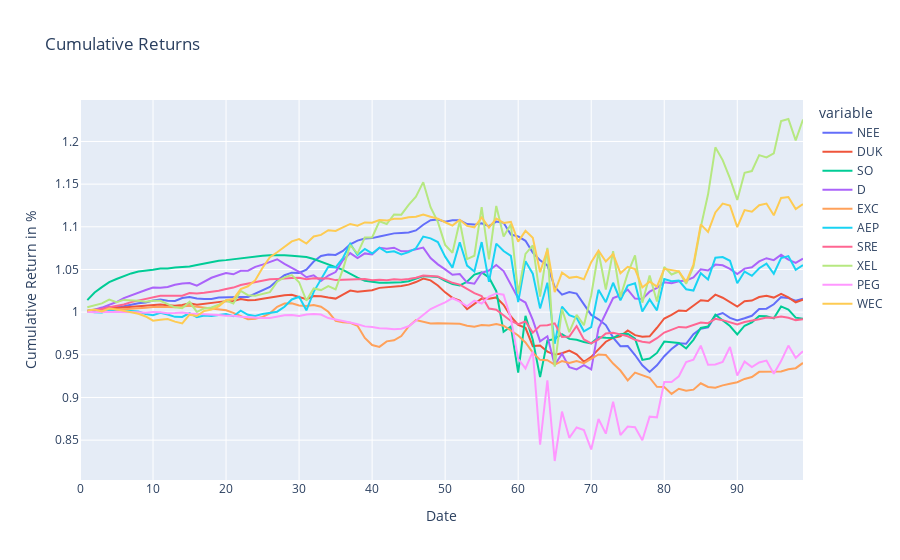

The notebook cell saved with this chart:
### Code cell
dfNEE = pd.DataFrame(test_resultNEE,
                  columns = ['NEE'])
dfDUK = pd.DataFrame(test_resultDUK,
                  columns = ['DUK'])
dfSO = pd.DataFrame(test_resultSO,
                  columns = ['SO'])
dfD = pd.DataFrame(test_resultD,
                  columns = ['D'])
dfEXC = pd.DataFrame(test_resultEXC,
                  columns = ['EXC'])
dfAEP = pd.DataFrame(test_resultAEP,
                  columns = ['AEP'])
dfSRE = pd.DataFrame(test_resultSRE,
                  columns = ['SRE'])
dfXEL = pd.DataFrame(test_resultXEL,
                  columns = ['XEL'])
dfPEG = pd.DataFrame(test_resultPEG,
                  columns = ['PEG'])
dfWEC = pd.DataFrame(test_resultWEC,
                  columns = ['WEC'])
#---------------------------------------------------------------------------------------------#

TEST_pred6 = pd.concat([dfNEE,dfDUK,dfSO,dfD,dfEXC,dfAEP,dfSRE,dfXEL,dfPEG,dfWEC], axis=1)
#---------------------------------------------------------------------------------------------#

NEE_daily_returns = TEST_pred6['NEE'].pct_change()
DUK_daily_returns = TEST_pred6['DUK'].pct_change()

SO_daily_returns = TEST_pred6['SO'].pct_change()
D_daily_returns = TEST_pred6['D'].pct_change()

EXC_daily_returns = TEST_pred6['EXC'].pct_change()
AEP_daily_returns = TEST_pred6['AEP'].pct_change()

SRE_daily_returns = TEST_pred6['SRE'].pct_change()
XEL_daily_returns = TEST_pred6['XEL'].pct_change()

PEG_daily_returns = TEST_pred6['PEG'].pct_change()
WEC_daily_returns = TEST_pred6['WEC'].pct_change()
#---------------------------------------------------------------------------------------------#
dfNEEreturn = NEE_daily_returns.to_frame()
dfDUKreturn = DUK_daily_returns.to_frame()

dfSOreturn = SO_daily_returns.to_frame()
dfDreturn = D_daily_returns.to_frame()

dfEXCreturn = EXC_daily_returns.to_frame()
dfAEPreturn = AEP_daily_returns.to_frame()

dfSREreturn = SRE_daily_returns.to_frame()
dfXELreturn = XEL_daily_returns.to_frame()

dfPEGreturn = PEG_daily_returns.to_frame()
dfWECreturn = WEC_daily_returns.to_frame()
#---------------------------------------------------------------------------------------------#
TESTDailyReturn_pred6 = pd.concat([dfNEEreturn,
                             dfDUKreturn,
                             dfSOreturn,
                             dfDreturn,
                             dfEXCreturn,
                             dfAEPreturn,
                             dfSREreturn,
                             dfXELreturn,
                             dfPEGreturn,
                             dfWECreturn], axis=1)
#---------------------------------------------------------------------------------------------#


NEE_cum_returns = (NEE_daily_returns + 1).cumprod()
DUK_cum_returns = (DUK_daily_returns + 1).cumprod()

SO_cum_returns = (SO_daily_returns + 1).cumprod()
D_cum_returns = (D_daily_returns + 1).cumprod()

EXC_cum_returns = (EXC_daily_returns + 1).cumprod()
AEP_cum_returns = (AEP_daily_returns + 1).cumprod()

SRE_cum_returns = (SRE_daily_returns + 1).cumprod()
XEL_cum_returns = (XEL_daily_returns + 1).cumprod()

PEG_cum_returns = (PEG_daily_returns + 1).cumprod()
WEC_cum_returns = (WEC_daily_returns + 1).cumprod()
#---------------------------------------------------------------------------------------------#

dfNEECUM = NEE_cum_returns.to_frame()
dfDUKCUM = DUK_cum_returns.to_frame()

dfSOCUM = SO_cum_returns.to_frame()
dfDCUM = D_cum_returns.to_frame()

dfEXCCUM = EXC_cum_returns.to_frame()
dfAEPCUM = AEP_cum_returns.to_frame()

dfSRECUM = SRE_cum_returns.to_frame()
dfXELCUM = XEL_cum_returns.to_frame()

dfPEGCUM = PEG_cum_returns.to_frame()
dfWECCUM = WEC_cum_returns.to_frame()

#---------------------------------------------------------------------------------------------#
TESTCUM_pred6 = pd.concat([dfNEECUM,dfDUKCUM,dfSOCUM,dfDCUM,dfEXCCUM,dfAEPCUM,dfSRECUM,dfXELCUM,dfPEGCUM,dfWECCUM], axis=1)
#---------------------------------------------------------------------------------------------#

atx_comps_returns_pred6 = TESTDailyReturn_pred6
atx_comps_rets_cumprod_pred6 = TESTCUM_pred6

#---------------------------------------------------------------------------------------------#

fig = px.line(atx_comps_rets_cumprod_pred6, x=atx_comps_rets_cumprod_pred6.index, y=atx_comps_rets_cumprod_pred6.columns, title='Cumulative Returns')
######
fig.update_xaxes(title_text='Date')
fig.update_yaxes(title_text='Cumulative Return in %')

fig.show()
#---------------------------------------------------------------------------------------------#


mu = expected_returns.ema_historical_return(atx_comps_returns_pred6, returns_data = True, span = 500)
Sigma = risk_models.exp_cov(atx_comps_returns_pred6, returns_data = True, span = 180)


ret_ef = np.arange(0, mu.max(), 0.01)
vol_ef = []
for i in np.arange(0, mu.max(), 0.01):
    ef_pred6 = EfficientFrontier(mu, Sigma)
    ef_pred6.efficient_return(i)
    vol_ef.append(ef_pred6.portfolio_performance()[1])

ef_pred6 = EfficientFrontier(mu, Sigma)
ef_pred6.min_volatility()
min_vol_ret = ef_pred6.portfolio_performance()[0]
min_vol_vol = ef_pred6.portfolio_performance()[1]

ef_pred6.max_sharpe(risk_free_rate=0.009)
max_sharpe_ret = ef_pred6.portfolio_performance()[0]
max_sharpe_vol = ef_pred6.portfolio_performance()[1]


portfolioREAL_Pred6 = pd.concat([closeNEE,
                   closeDUK,
                   closeSO,
                   closeD,
                   closeEXC,
                   closeAEP,
                   closeSRE,
                   closeXEL,
                   closePEG,
                   closeWEC,
                      ], axis=1)

### Figure 1 — Plotly figure (JSON) as saved in the notebook; plotly's stock layout.template omitted (floating-point values rounded to 4 significant figures)
{"data": [{"hovertemplate": "variable=NEE<br>index=%{x}<br>value=%{y}<extra></extra>", "legendgroup": "NEE", "line": {"color": "#636efa", "dash": "solid"}, "mode": "lines", "name": "NEE", "orientation": "v", "showlegend": true, "type": "scatter", "x": [0, 1, 2, 3, 4, 5, 6, 7, 8, 9, 10, 11, 12, 13, 14, 15, 16, 17, 18, 19, 20, 21, 22, 23, 24, 25, 26, 27, 28, 29, 30, 31, 32, 33, 34, 35, 36, 37, 38, 39, 40, 41, 42, 43, 44, 45, 46, 47, 48, 49, 50, 51, 52, 53, 54, 55, 56, 57, 58, 59, 60, 61, 62, 63, 64, 65, 66, 67, 68, 69, 70, 71, 72, 73, 74, 75, 76, 77, 78, 79, 80, 81, 82, 83, 84, 85, 86, 87, 88, 89, 90, 91, 92, 93, 94, 95, 96, 97, 98, 99], "xaxis": "x", "y": [null, 1.002, 1.003, 1.004, 1.006, 1.006, 1.007, 1.009, 1.01, 1.011, 1.014, 1.015, 1.013, 1.013, 1.017, 1.018, 1.016, 1.016, 1.015, 1.017, 1.017, 1.017, 1.018, 1.018, 1.021, 1.025, 1.03, 1.037, 1.043, 1.046, 1.046, 1.05, 1.059, 1.066, 1.067, 1.067, 1.072, 1.08, 1.084, 1.086, 1.087, 1.089, 1.09, 1.092, 1.093, 1.093, 1.096, 1.102, 1.108, 1.108, 1.106, 1.108, 1.108, 1.103, 1.103, 1.104, 1.101, 1.106, 1.105, 1.091, 1.089, 1.084, 1.07, 1.061, 1.055, 1.029, 1.02, 1.024, 1.022, 1.01, 0.9968, 0.9916, 0.9848, 0.9701, 0.9601, 0.9602, 0.9497, 0.9377, 0.9299, 0.9376, 0.9483, 0.9568, 0.9634, 0.9629, 0.9741, 0.9806, 0.9823, 0.9959, 0.999, 0.9933, 0.9903, 0.9928, 0.9957, 1.004, 1.004, 1.009, 1.018, 1.016, 1.014, 1.016], "yaxis": "y"}, {"hovertemplate": "variable=DUK<br>index=%{x}<br>value=%{y}<extra></extra>", "legendgroup": "DUK", "line": {"color": "#EF553B", "dash": "solid"}, "mode": "lines", "name": "DUK", "orientation": "v", "showlegend": true, "type": "scatter", "x": [0, 1, 2, 3, 4, 5, 6, 7, 8, 9, 10, 11, 12, 13, 14, 15, 16, 17, 18, 19, 20, 21, 22, 23, 24, 25, 26, 27, 28, 29, 30, 31, 32, 33, 34, 35, 36, 37, 38, 39, 40, 41, 42, 43, 44, 45, 46, 47, 48, 49, 50, 51, 52, 53, 54, 55, 56, 57, 58, 59, 60, 61, 62, 63, 64, 65, 66, 67, 68, 69, 70, 71, 72, 73, 74, 75, 76, 77, 78, 79, 80, 81, 82, 83, 84, 85, 86, 87, 88, 89, 90, 91, 92, 93, 94, 95, 96, 97, 98, 99], "xaxis": "x", "y": [null, 1.001, 1.002, 1.003, 1.005, 1.005, 1.006, 1.006, 1.007, 1.007, 1.008, 1.009, 1.008, 1.008, 1.008, 1.01, 1.009, 1.01, 1.011, 1.012, 1.013, 1.013, 1.015, 1.014, 1.014, 1.016, 1.017, 1.019, 1.02, 1.02, 1.017, 1.015, 1.019, 1.019, 1.017, 1.016, 1.021, 1.025, 1.024, 1.025, 1.026, 1.028, 1.029, 1.03, 1.031, 1.032, 1.035, 1.039, 1.037, 1.031, 1.023, 1.017, 1.013, 1.003, 1.01, 1.016, 1.016, 1.017, 1.009, 0.995, 0.9849, 0.9816, 0.9602, 0.9609, 0.9537, 0.9502, 0.9519, 0.9549, 0.9506, 0.9418, 0.9476, 0.9568, 0.9653, 0.9698, 0.9718, 0.9786, 0.973, 0.9711, 0.9717, 0.9817, 0.9925, 0.9969, 1.002, 1.001, 1.008, 1.014, 1.013, 1.02, 1.017, 1.012, 1.006, 1.013, 1.014, 1.018, 1.019, 1.017, 1.022, 1.017, 1.012, 1.015], "yaxis": "y"}, {"hovertemplate": "variable=SO<br>index=%{x}<br>value=%{y}<extra></extra>", "legendgroup": "SO", "line": {"color": "#00cc96", "dash": "solid"}, "mode": "lines", "name": "SO", "orientation": "v", "showlegend": true, "type": "scatter", "x": [0, 1, 2, 3, 4, 5, 6, 7, 8, 9, 10, 11, 12, 13, 14, 15, 16, 17, 18, 19, 20, 21, 22, 23, 24, 25, 26, 27, 28, 29, 30, 31, 32, 33, 34, 35, 36, 37, 38, 39, 40, 41, 42, 43, 44, 45, 46, 47, 48, 49, 50, 51, 52, 53, 54, 55, 56, 57, 58, 59, 60, 61, 62, 63, 64, 65, 66, 67, 68, 69, 70, 71, 72, 73, 74, 75, 76, 77, 78, 79, 80, 81, 82, 83, 84, 85, 86, 87, 88, 89, 90, 91, 92, 93, 94, 95, 96, 97, 98, 99], "xaxis": "x", "y": [null, 1.014, 1.023, 1.029, 1.035, 1.039, 1.042, 1.045, 1.047, 1.048, 1.05, 1.051, 1.051, 1.052, 1.053, 1.053, 1.055, 1.057, 1.059, 1.06, 1.061, 1.062, 1.063, 1.064, 1.065, 1.066, 1.067, 1.067, 1.067, 1.066, 1.065, 1.065, 1.062, 1.059, 1.056, 1.053, 1.05, 1.045, 1.04, 1.037, 1.035, 1.034, 1.034, 1.034, 1.035, 1.036, 1.039, 1.042, 1.042, 1.041, 1.037, 1.033, 1.031, 1.036, 1.044, 1.047, 1.041, 1.025, 0.977, 0.9832, 0.929, 0.9956, 0.9676, 0.9238, 0.9666, 0.9687, 0.9742, 0.9686, 0.9675, 0.965, 0.9634, 0.9706, 0.97, 0.9696, 0.9745, 0.9748, 0.9689, 0.944, 0.9456, 0.9522, 0.9654, 0.9645, 0.9639, 0.9574, 0.9676, 0.9815, 0.9831, 0.9971, 0.9906, 0.9838, 0.9738, 0.9841, 0.988, 0.9955, 0.9951, 0.9927, 1.007, 1.003, 0.9935, 0.9922], "yaxis": "y"}, {"hovertemplate": "variable=D<br>index=%{x}<br>value=%{y}<extra></extra>", "legendgroup": "D", "line": {"color": "#ab63fa", "dash": "solid"}, "mode": "lines", "name": "D", "orientation": "v", "showlegend": true, "type": "scatter", "x": [0, 1, 2, 3, 4, 5, 6, 7, 8, 9, 10, 11, 12, 13, 14, 15, 16, 17, 18, 19, 20, 21, 22, 23, 24, 25, 26, 27, 28, 29, 30, 31, 32, 33, 34, 35, 36, 37, 38, 39, 40, 41, 42, 43, 44, 45, 46, 47, 48, 49, 50, 51, 52, 53, 54, 55, 56, 57, 58, 59, 60, 61, 62, 63, 64, 65, 66, 67, 68, 69, 70, 71, 72, 73, 74, 75, 76, 77, 78, 79, 80, 81, 82, 83, 84, 85, 86, 87, 88, 89, 90, 91, 92, 93, 94, 95, 96, 97, 98, 99], "xaxis": "x", "y": [null, 1.001, 1.003, 1.005, 1.009, 1.012, 1.016, 1.02, 1.023, 1.026, 1.029, 1.029, 1.029, 1.032, 1.034, 1.034, 1.031, 1.036, 1.04, 1.043, 1.046, 1.044, 1.048, 1.049, 1.053, 1.056, 1.059, 1.062, 1.057, 1.052, 1.047, 1.041, 1.043, 1.036, 1.043, 1.047, 1.061, 1.069, 1.063, 1.069, 1.068, 1.075, 1.074, 1.076, 1.071, 1.072, 1.073, 1.076, 1.063, 1.056, 1.05, 1.044, 1.045, 1.035, 1.033, 1.046, 1.049, 1.055, 1.048, 1.032, 1.016, 1.011, 0.991, 0.9657, 0.9717, 0.9381, 0.9512, 0.9354, 0.933, 0.9378, 0.9329, 0.981, 0.9981, 1.016, 1.02, 1.026, 1.016, 1.015, 1.024, 1.029, 1.035, 1.034, 1.036, 1.037, 1.041, 1.05, 1.049, 1.056, 1.055, 1.051, 1.045, 1.051, 1.053, 1.059, 1.063, 1.061, 1.067, 1.062, 1.058, 1.063], "yaxis": "y"}, {"hovertemplate": "variable=EXC<br>index=%{x}<br>value=%{y}<extra></extra>", "legendgroup": "EXC", "line": {"color": "#FFA15A", "dash": "solid"}, "mode": "lines", "name": "EXC", "orientation": "v", "showlegend": true, "type": "scatter", "x": [0, 1, 2, 3, 4, 5, 6, 7, 8, 9, 10, 11, 12, 13, 14, 15, 16, 17, 18, 19, 20, 21, 22, 23, 24, 25, 26, 27, 28, 29, 30, 31, 32, 33, 34, 35, 36, 37, 38, 39, 40, 41, 42, 43, 44, 45, 46, 47, 48, 49, 50, 51, 52, 53, 54, 55, 56, 57, 58, 59, 60, 61, 62, 63, 64, 65, 66, 67, 68, 69, 70, 71, 72, 73, 74, 75, 76, 77, 78, 79, 80, 81, 82, 83, 84, 85, 86, 87, 88, 89, 90, 91, 92, 93, 94, 95, 96, 97, 98, 99], "xaxis": "x", "y": [null, 1.001, 1.001, 1.002, 1.003, 1.003, 1.003, 1.004, 1.004, 1.005, 1.006, 1.006, 1.006, 1.006, 1.007, 1.008, 1.006, 1.005, 1.004, 1.003, 1.002, 0.9992, 0.9958, 0.9917, 0.9922, 0.9945, 0.9986, 1.006, 1.01, 1.01, 1.008, 1.007, 1.008, 1.006, 1.0, 0.9897, 0.9882, 0.9875, 0.9841, 0.9698, 0.9614, 0.9593, 0.9658, 0.967, 0.9721, 0.9832, 0.9907, 0.9889, 0.9867, 0.987, 0.9865, 0.9861, 0.9864, 0.984, 0.983, 0.9848, 0.9844, 0.9861, 0.9841, 0.9785, 0.9727, 0.9645, 0.9526, 0.9441, 0.9437, 0.9384, 0.9427, 0.9405, 0.9428, 0.9403, 0.945, 0.9504, 0.9498, 0.9397, 0.9316, 0.92, 0.9291, 0.9258, 0.9231, 0.9125, 0.9123, 0.9042, 0.9102, 0.9078, 0.9091, 0.9167, 0.9123, 0.9114, 0.9142, 0.916, 0.9179, 0.9217, 0.9239, 0.9301, 0.9303, 0.9297, 0.9304, 0.933, 0.9343, 0.9405], "yaxis": "y"}, {"hovertemplate": "variable=AEP<br>index=%{x}<br>value=%{y}<extra></extra>", "legendgroup": "AEP", "line": {"color": "#19d3f3", "dash": "solid"}, "mode": "lines", "name": "AEP", "orientation": "v", "showlegend": true, "type": "scatter", "x": [0, 1, 2, 3, 4, 5, 6, 7, 8, 9, 10, 11, 12, 13, 14, 15, 16, 17, 18, 19, 20, 21, 22, 23, 24, 25, 26, 27, 28, 29, 30, 31, 32, 33, 34, 35, 36, 37, 38, 39, 40, 41, 42, 43, 44, 45, 46, 47, 48, 49, 50, 51, 52, 53, 54, 55, 56, 57, 58, 59, 60, 61, 62, 63, 64, 65, 66, 67, 68, 69, 70, 71, 72, 73, 74, 75, 76, 77, 78, 79, 80, 81, 82, 83, 84, 85, 86, 87, 88, 89, 90, 91, 92, 93, 94, 95, 96, 97, 98, 99], "xaxis": "x", "y": [null, 1.001, 1.0, 0.9997, 1.002, 1.0, 1.001, 1.001, 1.001, 0.9978, 0.9964, 0.9993, 0.9973, 0.9945, 0.9944, 0.9989, 0.9941, 0.9959, 0.9956, 0.9965, 0.9979, 0.9952, 1.002, 0.9969, 0.9956, 0.9979, 0.9997, 1.001, 1.006, 1.015, 1.018, 1.002, 1.024, 1.038, 1.053, 1.052, 1.063, 1.08, 1.067, 1.074, 1.069, 1.075, 1.07, 1.071, 1.068, 1.07, 1.075, 1.089, 1.086, 1.082, 1.065, 1.052, 1.082, 1.055, 1.048, 1.082, 1.035, 1.08, 1.072, 1.066, 1.012, 1.06, 1.045, 1.004, 1.034, 0.963, 1.007, 0.9965, 0.9935, 0.9775, 0.9824, 1.026, 1.012, 1.034, 1.014, 1.031, 1.034, 1.001, 1.015, 1.002, 1.039, 1.036, 1.037, 1.027, 1.025, 1.046, 1.038, 1.064, 1.065, 1.06, 1.034, 1.048, 1.043, 1.051, 1.057, 1.045, 1.063, 1.066, 1.05, 1.055], "yaxis": "y"}, {"hovertemplate": "variable=SRE<br>index=%{x}<br>value=%{y}<extra></extra>", "legendgroup": "SRE", "line": {"color": "#FF6692", "dash": "solid"}, "mode": "lines", "name": "SRE", "orientation": "v", "showlegend": true, "type": "scatter", "x": [0, 1, 2, 3, 4, 5, 6, 7, 8, 9, 10, 11, 12, 13, 14, 15, 16, 17, 18, 19, 20, 21, 22, 23, 24, 25, 26, 27, 28, 29, 30, 31, 32, 33, 34, 35, 36, 37, 38, 39, 40, 41, 42, 43, 44, 45, 46, 47, 48, 49, 50, 51, 52, 53, 54, 55, 56, 57, 58, 59, 60, 61, 62, 63, 64, 65, 66, 67, 68, 69, 70, 71, 72, 73, 74, 75, 76, 77, 78, 79, 80, 81, 82, 83, 84, 85, 86, 87, 88, 89, 90, 91, 92, 93, 94, 95, 96, 97, 98, 99], "xaxis": "x", "y": [null, 1.001, 1.002, 1.004, 1.006, 1.007, 1.009, 1.012, 1.014, 1.015, 1.017, 1.019, 1.019, 1.019, 1.019, 1.022, 1.022, 1.023, 1.024, 1.025, 1.027, 1.029, 1.032, 1.033, 1.035, 1.037, 1.038, 1.039, 1.04, 1.04, 1.04, 1.039, 1.04, 1.039, 1.04, 1.038, 1.038, 1.039, 1.039, 1.039, 1.037, 1.038, 1.038, 1.038, 1.038, 1.039, 1.04, 1.043, 1.043, 1.042, 1.038, 1.034, 1.032, 1.027, 1.022, 1.019, 1.004, 1.003, 0.9963, 0.9897, 0.9858, 0.989, 0.976, 0.9842, 0.9846, 0.9869, 0.9709, 0.9714, 0.9837, 0.968, 0.9635, 0.968, 0.975, 0.9759, 0.974, 0.9717, 0.9675, 0.9653, 0.9643, 0.9694, 0.9761, 0.9797, 0.9827, 0.982, 0.9847, 0.9878, 0.9871, 0.9921, 0.9906, 0.9878, 0.9856, 0.9884, 0.9898, 0.9917, 0.9936, 0.9934, 0.995, 0.9934, 0.9907, 0.9918], "yaxis": "y"}, {"hovertemplate": "variable=XEL<br>index=%{x}<br>value=%{y}<extra></extra>", "legendgroup": "XEL", "line": {"color": "#B6E880", "dash": "solid"}, "mode": "lines", "name": "XEL", "orientation": "v", "showlegend": true, "type": "scatter", "x": [0, 1, 2, 3, 4, 5, 6, 7, 8, 9, 10, 11, 12, 13, 14, 15, 16, 17, 18, 19, 20, 21, 22, 23, 24, 25, 26, 27, 28, 29, 30, 31, 32, 33, 34, 35, 36, 37, 38, 39, 40, 41, 42, 43, 44, 45, 46, 47, 48, 49, 50, 51, 52, 53, 54, 55, 56, 57, 58, 59, 60, 61, 62, 63, 64, 65, 66, 67, 68, 69, 70, 71, 72, 73, 74, 75, 76, 77, 78, 79, 80, 81, 82, 83, 84, 85, 86, 87, 88, 89, 90, 91, 92, 93, 94, 95, 96, 97, 98, 99], "xaxis": "x", "y": [null, 1.006, 1.008, 1.01, 1.015, 1.012, 1.014, 1.014, 1.013, 1.012, 1.013, 1.013, 1.01, 1.006, 1.005, 1.012, 1.0, 1.004, 1.005, 1.009, 1.014, 1.01, 1.025, 1.02, 1.019, 1.021, 1.023, 1.036, 1.041, 1.043, 1.035, 1.013, 1.028, 1.026, 1.031, 1.027, 1.05, 1.078, 1.069, 1.087, 1.087, 1.106, 1.103, 1.115, 1.114, 1.126, 1.135, 1.152, 1.123, 1.106, 1.079, 1.07, 1.106, 1.062, 1.066, 1.123, 1.062, 1.124, 1.089, 1.103, 1.022, 1.068, 1.078, 1.018, 1.075, 0.9361, 1.004, 0.9765, 0.9968, 0.9847, 1.02, 1.07, 1.027, 1.071, 1.018, 1.045, 1.066, 1.011, 1.043, 1.012, 1.053, 1.044, 1.048, 1.033, 1.053, 1.1, 1.138, 1.193, 1.178, 1.157, 1.132, 1.163, 1.165, 1.184, 1.181, 1.186, 1.224, 1.226, 1.201, 1.226], "yaxis": "y"}, {"hovertemplate": "variable=PEG<br>index=%{x}<br>value=%{y}<extra></extra>", "legendgroup": "PEG", "line": {"color": "#FF97FF", "dash": "solid"}, "mode": "lines", "name": "PEG", "orientation": "v", "showlegend": true, "type": "scatter", "x": [0, 1, 2, 3, 4, 5, 6, 7, 8, 9, 10, 11, 12, 13, 14, 15, 16, 17, 18, 19, 20, 21, 22, 23, 24, 25, 26, 27, 28, 29, 30, 31, 32, 33, 34, 35, 36, 37, 38, 39, 40, 41, 42, 43, 44, 45, 46, 47, 48, 49, 50, 51, 52, 53, 54, 55, 56, 57, 58, 59, 60, 61, 62, 63, 64, 65, 66, 67, 68, 69, 70, 71, 72, 73, 74, 75, 76, 77, 78, 79, 80, 81, 82, 83, 84, 85, 86, 87, 88, 89, 90, 91, 92, 93, 94, 95, 96, 97, 98, 99], "xaxis": "x", "y": [null, 1.001, 0.9999, 1.001, 1.0, 0.9999, 1.0, 1.0, 0.9997, 0.9994, 1.0, 0.9998, 0.9987, 0.9989, 0.9996, 0.9983, 0.998, 0.997, 0.997, 0.9966, 0.9956, 0.9956, 0.9947, 0.9939, 0.9937, 0.9931, 0.9931, 0.995, 0.9964, 0.9967, 0.9956, 0.9973, 0.9978, 0.9971, 0.993, 0.9915, 0.99, 0.9879, 0.9858, 0.9833, 0.9824, 0.9811, 0.9809, 0.9799, 0.9806, 0.9834, 0.9899, 0.997, 1.004, 1.008, 1.011, 1.016, 1.012, 1.007, 1.014, 1.01, 1.018, 1.022, 1.02, 0.9926, 0.9452, 0.934, 0.9537, 0.8447, 0.9202, 0.8256, 0.8834, 0.8527, 0.8648, 0.8617, 0.839, 0.8747, 0.8576, 0.8949, 0.8559, 0.8659, 0.8651, 0.8499, 0.8775, 0.8767, 0.9181, 0.9181, 0.9248, 0.9414, 0.9444, 0.9607, 0.9384, 0.9387, 0.9417, 0.9591, 0.9258, 0.942, 0.9356, 0.9411, 0.9433, 0.9278, 0.9426, 0.9608, 0.9464, 0.9542], "yaxis": "y"}, {"hovertemplate": "variable=WEC<br>index=%{x}<br>value=%{y}<extra></extra>", "legendgroup": "WEC", "line": {"color": "#FECB52", "dash": "solid"}, "mode": "lines", "name": "WEC", "orientation": "v", "showlegend": true, "type": "scatter", "x": [0, 1, 2, 3, 4, 5, 6, 7, 8, 9, 10, 11, 12, 13, 14, 15, 16, 17, 18, 19, 20, 21, 22, 23, 24, 25, 26, 27, 28, 29, 30, 31, 32, 33, 34, 35, 36, 37, 38, 39, 40, 41, 42, 43, 44, 45, 46, 47, 48, 49, 50, 51, 52, 53, 54, 55, 56, 57, 58, 59, 60, 61, 62, 63, 64, 65, 66, 67, 68, 69, 70, 71, 72, 73, 74, 75, 76, 77, 78, 79, 80, 81, 82, 83, 84, 85, 86, 87, 88, 89, 90, 91, 92, 93, 94, 95, 96, 97, 98, 99], "xaxis": "x", "y": [null, 1.002, 1.003, 1.001, 1.004, 1.003, 1.001, 0.9991, 0.9981, 0.9949, 0.99, 0.9912, 0.9919, 0.9889, 0.9867, 0.997, 0.9954, 1.001, 1.003, 1.007, 1.014, 1.015, 1.027, 1.03, 1.037, 1.052, 1.064, 1.07, 1.076, 1.083, 1.086, 1.08, 1.089, 1.091, 1.096, 1.095, 1.099, 1.103, 1.101, 1.105, 1.105, 1.108, 1.107, 1.109, 1.11, 1.111, 1.112, 1.114, 1.112, 1.11, 1.105, 1.101, 1.108, 1.101, 1.099, 1.111, 1.099, 1.11, 1.105, 1.106, 1.083, 1.095, 1.087, 1.047, 1.073, 1.023, 1.046, 1.04, 1.041, 1.038, 1.059, 1.072, 1.059, 1.068, 1.046, 1.053, 1.05, 1.029, 1.036, 1.03, 1.051, 1.049, 1.048, 1.036, 1.056, 1.103, 1.094, 1.117, 1.127, 1.125, 1.1, 1.12, 1.118, 1.125, 1.127, 1.113, 1.134, 1.135, 1.121, 1.127], "yaxis": "y"}], "layout": {"legend": {"title": {"text": "variable"}, "tracegroupgap": 0}, "title": {"text": "Cumulative Returns"}, "xaxis": {"anchor": "y", "domain": [0, 1], "title": {"text": "Date"}}, "yaxis": {"anchor": "x", "domain": [0, 1], "title": {"text": "Cumulative Return in %"}}}}
